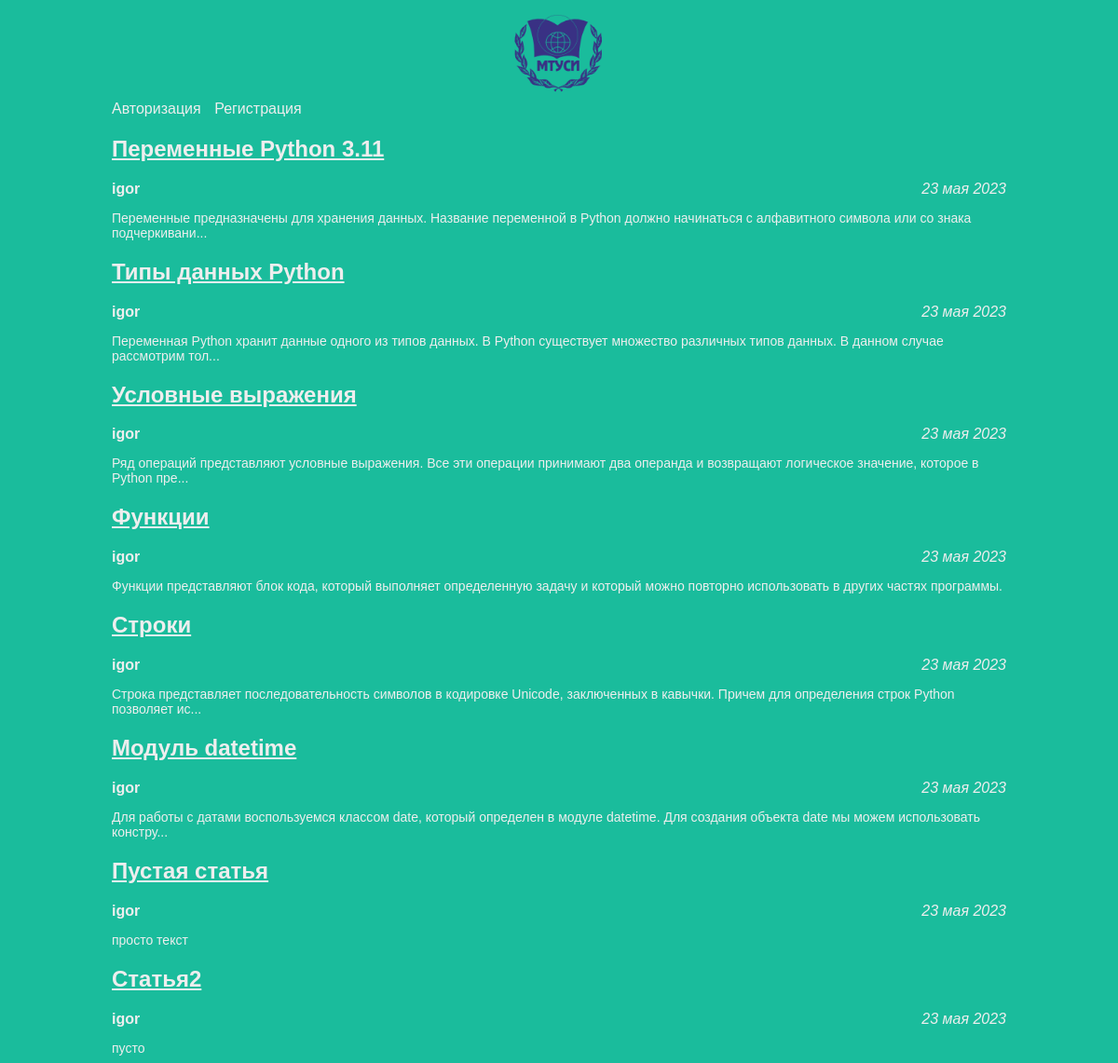
The page / on the database its author committed.
### articles/models.py (models this page shows, shortened)
class Article(models.Model):
	title = models.CharField(max_length=200)
	author = models.ForeignKey(User, on_delete=models.CASCADE)
	text = models.TextField()
	created_date = models.DateField(auto_now_add=True)
	month_list = ['января', 'февраля', 'марта', 'апреля', 'мая', 'июня','июля', 'августа', 'сентября', 'октября', 'ноября', 'декабря']
	def get_excerpt(self):
		return self.text[:140] + "..." if len(self.text) > 140 else self.text
	def get_date(self):
		d = self.created_date
		return "%d %s %d" % (d.day, self.month_list[d.month-1], d.year)

### articles/views.py (the view)
# urls.py: path('', views.archive, name='archive'),
def archive(request):
	return render(request, 'archive.html', {"posts": Article.objects.all()})

### articles/templates/archive.html (shortened to what this page needs)
<!DOCTYPE html>
<html>
	<head>
		<link rel="stylesheet" href="{{STATIC_URL}}/static/css/article.css">
	</head>
<body class="archive_body">
	<div class="header">
		<div class="logo"><img src="/{{ STATIC_URL }}static/img/logo.png" /></div>
		<div class="menu">
		<ul>
		{% if request.user.is_authenticated %}
		<li class="hello">Приветствуем, {{ request.user.username }}!</li>
		<li><a href="/article/new/">Создать статью</a></li>
		<li><a href="/exit/">Выход из аккаунта</a></li>
		{% else %}
		<li><a href="/auth/">Авторизация</a></li>
		<li><a href="/register/">Регистрация</a></li>
		{% endif %}
		</ul>
		</div>
	</div>
	<div class="archive">
		{% for post in posts %}
		<div class="one-post">
		<h2 class="post-title"><a href='/article/{{post.id}}'>{{ post.title }}</a></h2>
		<div class="article-info">
			<div class="article-author">{{ post.author.username }}</div>
			<div class="article-created-date">{{ post.get_date }}</div>
		</div>
		<p class="article-text">{{ post.get_excerpt }}</p>
		</div>
		{% endfor %}
	</div>
</body>
</html>

### articles/static/css/article.css (style rules this page uses)
body { background: #1abc9c; font-family: Tahoma, Arial, sans-serif; color: #333; }
p, h4 { font-size: 20px; margin-bottom: 0; }
ul, ol { margin: 0; }
.archive_body .header img { display: block; height: 100px; width: auto; margin-left: auto; margin-right: auto; }
.archive_body, .article_body { width: 960px; margin-left: auto; margin-right: auto; }
p, h1, h2, h3, h4 { color: #eee; }
a { color: #eee; }
.post-title, .article-info, .article-text { color: #eee; }
.article-info .article-author { font-weight: 900; width: 50%; float: left; }
.article-info .article-created-date { font-style: italic; text-align: right; }
.article-info { width: 100%; }
.article-text { font-size: 14px; }
.header ul { list-style: none; margin: 0; padding-left: 0; color: #eee; }
.header li { display: inline; padding-right: 10px; }
.header a { text-decoration: none; }

### rows shown on the page
Article: title "Переменные Python 3.11", author.username "igor", get_date "23 мая 2023", get_excerpt "Переменные предназначены для хранения данных. Название переменной в Python должно начинаться с алфавитного символа или со знака подчеркивани..."
Article: title "Типы данных Python", author.username "igor", get_date "23 мая 2023", get_excerpt "Переменная Python хранит данные одного из типов данных. В Python существует множество различных типов данных. В данном случае рассмотрим тол..."
Article: title "Условные выражения", author.username "igor", get_date "23 мая 2023", get_excerpt "Ряд операций представляют условные выражения. Все эти операции принимают два операнда и возвращают логическое значение, которое в Python пре..."
Article: title "Функции", author.username "igor", get_date "23 мая 2023", get_excerpt "Функции представляют блок кода, который выполняет определенную задачу и который можно повторно использовать в других частях программы."
Article: title "Строки", author.username "igor", get_date "23 мая 2023", get_excerpt "Строка представляет последовательность символов в кодировке Unicode, заключенных в кавычки. Причем для определения строк Python позволяет ис..."
Article: title "Модуль datetime", author.username "igor", get_date "23 мая 2023", get_excerpt "Для работы с датами воспользуемся классом date, который определен в модуле datetime. Для создания объекта date мы можем использовать констру..."
Article: title "Пустая статья", author.username "igor", get_date "23 мая 2023", get_excerpt "просто текст"
Article: title "Статья2", author.username "igor", get_date "23 мая 2023", get_excerpt "пусто"
